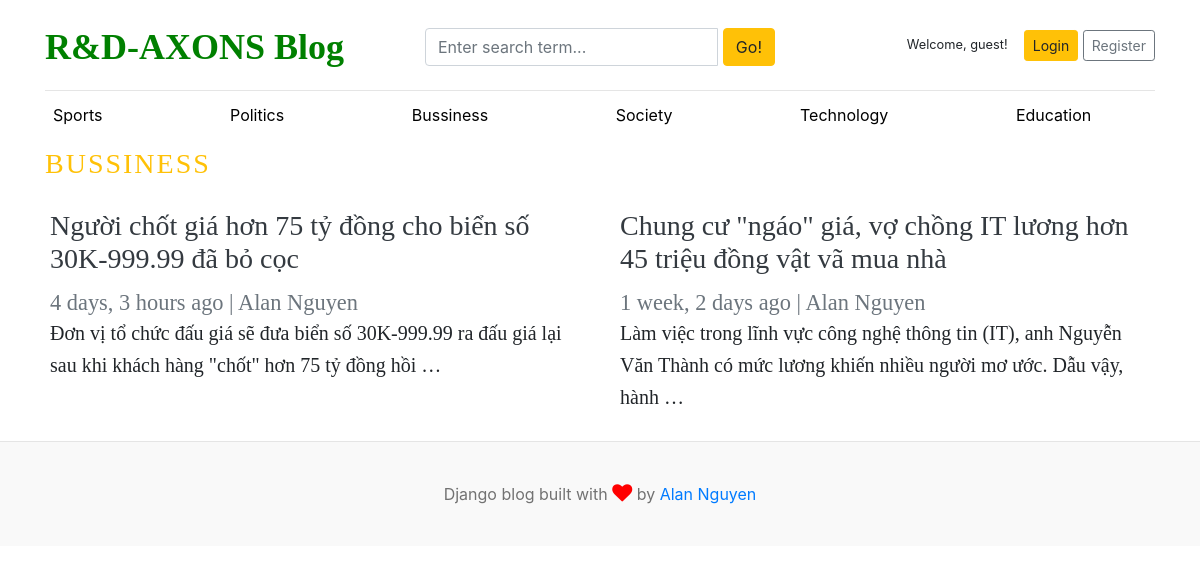
The page /category/5/ on the database its author committed.
### blogs/models.py (models this page shows, shortened)
class Category(models.Model):
    category_name = models.CharField(max_length=50, unique=True)
    created_at = models.DateTimeField(auto_now_add=True)
    updated_at = models.DateTimeField(auto_now=True)
    class Meta:
        verbose_name_plural = 'categories'
    def __str__(self):
        return self.category_name

class Blog(models.Model):
    title = models.CharField(max_length=100)
    slug = models.SlugField(max_length=150, unique=True, blank=True)
    category = models.ForeignKey(Category, on_delete=models.CASCADE)
    author = models.ForeignKey(User, on_delete=models.CASCADE)
    featured_image = models.ImageField(upload_to='upload/%Y/%m/%d')
    short_description = models.TextField(max_length=500)
    blog_body = models.TextField(max_length=10000)
    status = models.CharField(max_length=20, choices=STATUS_CHOICES, default="Draft")
    is_featured = models.BooleanField(default=False)
    created_at = models.DateTimeField(auto_now_add=True)
    updated_at = models.DateTimeField(auto_now=True)

### blogs/views.py (the view)
# urls.py: path('<int:category_id>/', views.posts_by_category, name ='posts_by_category'),
def posts_by_category(request, category_id):
    posts = Blog.objects.filter(status='Published', category=category_id)
    try:
        category = Category.objects.get(id=category_id)
    except:
        return render(request,'404.html')
    context = {
        'posts': posts,
        'category': category,
    }
    return render(request, 'posts_by_category.html', context)

### blogs/context_processors.py (called while the page is built)
def get_categories(request):
    categories = Category.objects.all()
    return dict(categories=categories)

def get_social_links(request):
    social_links = SocialLink.objects.all()
    return dict(social_links=social_links)

### templates/posts_by_category.html (shortened to what this page needs)
{% extends 'base.html' %}
{% block content%}
<h3 class="text-uppercase text-warning" style="letter-spacing: 2px;">{{ category }}<h3>
  <div class="row mb-2">
    {% if posts %}
        {% for post in posts %}
            <div class="col-md-6 px-0">
            <div class="card border-0" >
                <div class="card-body">
                <h3><a href="{% url 'blogs' post.slug %}" style="text-decoration: none;" class="text-dark">{{post.title}}</a></h3>
                <small class="mb-1 text-muted">{{ post.updated_at | timesince }} ago | {{ post.author.first_name }} {{ post.author.last_name }}</small>
                <p class="card-text" style="font-size: 1.25rem; line-height: 1.6; font-weight:300">{{ post.short_description | truncatewords:25 }}</p>
                </div>
            </div>
            </div>
        {% endfor %}
    {% else %}
        <div class="col-md-6 px-0">
            <div class="card-body">
                <p class="lead my-3">No posts found</p>
            </div>
        </div>
    {% endif %}
  </div>
</div>
{% endblock content %}

### templates/base.html (shortened to what this page needs)
{% load static %}
<!DOCTYPE html>
<html lang="en">
<head>
    <link href="https://getbootstrap.com/docs/4.0/dist/css/bootstrap.min.css" rel="stylesheet">
    <link rel="stylesheet" href="https://cdnjs.cloudflare.com/ajax/libs/font-awesome/4.7.0/css/font-awesome.min.css">
    <link href="{% static 'css/blogs.css' %}" rel="stylesheet">
  </head>
<body>
    <div class="container">
      <header class="blog-header py-3">
        <div class="row flex-nowrap justify-content-between align-items-center">
          <div class="col-4 pt-1">
            <a class="blog-header-logo" href="/" style="font-weight:900; color:green;">R&D-AXONS Blog</a>
          </div>
          <div class="col-4 pt-1" >
            <form action="{% url 'search' %}" method="GET">
              <div class="input-group">
                <input class="form-control" type="text" name="keyword" value="{{ keyword }}" placeholder="Enter search term..." aria-label="Enter search term..." aria-describedby="button-search" /><p style="margin-right:5px;"> </p>
                <button type="submit " class="btn btn-warning" id="button-search" type="button">Go!</button>
            </div>
            </form>
          </div>
          <div class="col-4 d-flex justify-content-end align-items-center">
            {% if user.is_authenticated %}
              <div class="nav-item">
                <small class="nav-link">Welcome, {{ user.username }}!</small>
              </div>
              <a href="{% url 'dashboard' %}" style="text-decoration: None">Dashboard</a> &nbsp;
              <a href="{% url 'logout' %}" style="text-decoration: None">Logout</a>
            {% else %}
              <div class="nav-item">
                <small class="nav-link">Welcome, guest!</small>
              </div>
              <a class="btn btn-sm btn-warning" href="{% url 'login' %}">Login</a> &nbsp;
              <a class="btn btn-sm btn-outline-secondary" href="{% url 'register' %}">Register</a>
            {% endif %}
          </div>
        </div>
      </header>
      <div class="nav-scroller py-1 mb-2">
        <nav class="nav d-flex justify-content-between">
          {% for item in categories %}
            <a class="p-2 cat-text" href="{% url 'posts_by_category' item.pk %} " style=" text-decoration: none">{{ item.category_name }}</a>
            <br/>
          {% endfor %}
        </nav>
      </div>
{% block content %}
{% endblock content %}
    <footer class="blog-footer">
        <p>Django blog built with <i class="fa fa-heart my-heart"></i> by <a href="#">Alan Nguyen</a></p>
    </footer>
</body>
</html>

### blog_main/static/css/blogs.css (style rules this page uses)
.blog-header { border-bottom: 1px solid #e5e5e5; }
.blog-header-logo { font-family: "IBM Plex Sans"!important; font-size: 2.25rem; }
h1, h2, h3, h4, h5, h6 { font-family: "IBM Plex Sans"!important; }
.blog-footer { padding: 2.5rem 0; color: #727272; text-align: center; background-color: #f9f9f9; border-top: .05rem solid #e5e5e5; }
.blog-footer p:last-child { margin-bottom: 0; }
.my-heart { font-size:20px; color: red !important; }
.cat-text { text-decoration: none; color: black; }

### rows shown on the page
Category: category_name "Sports"
Category: category_name "Politics"
Category: category_name "Bussiness", category_name "BUSSINESS"
Category: category_name "Society"
Category: category_name "Technology"
Category: category_name "Education"
Blog: title "Người chốt giá hơn 75 tỷ đồng cho biển số 30K-999.99 đã bỏ cọc", updated_at "4 days, 3 hours", author.first_name "Alan", author.last_name "Nguyen", short_description "Đơn vị tổ chức đấu giá sẽ đưa biển số 30K-999.99 ra đấu giá lại sau khi khách hàng \"chốt\" hơn 75 tỷ đồng hồi …"
Blog: title "Chung cư \"ngáo\" giá, vợ chồng IT lương hơn 45 triệu đồng vật vã mua nhà", updated_at "1 week, 2 days", author.first_name "Alan", author.last_name "Nguyen", short_description "Làm việc trong lĩnh vực công nghệ thông tin (IT), anh Nguyễn Văn Thành có mức lương khiến nhiều người mơ ước. Dẫu vậy, hành …"
